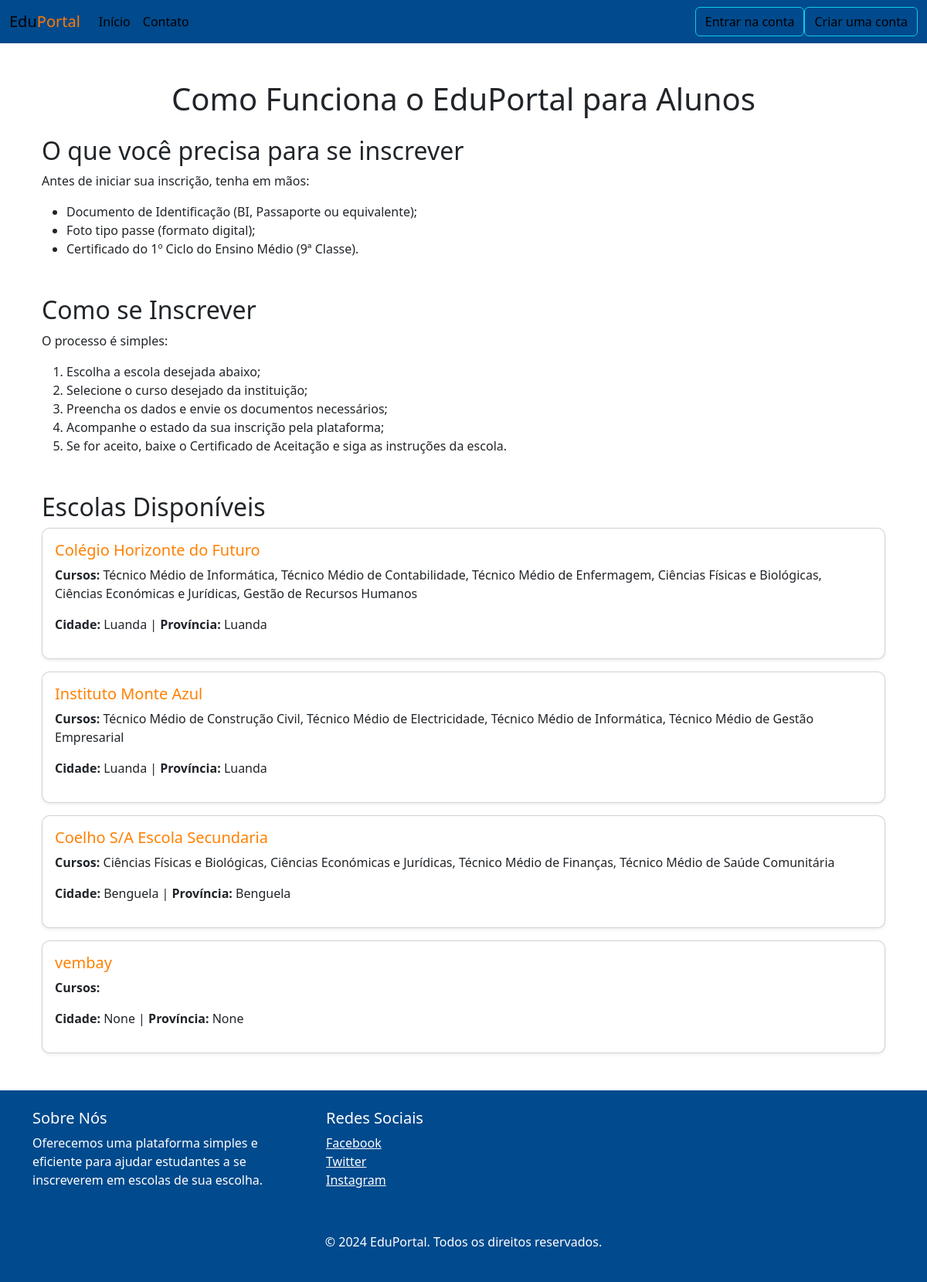
Before: /como-funciona-alunos with the older database file.
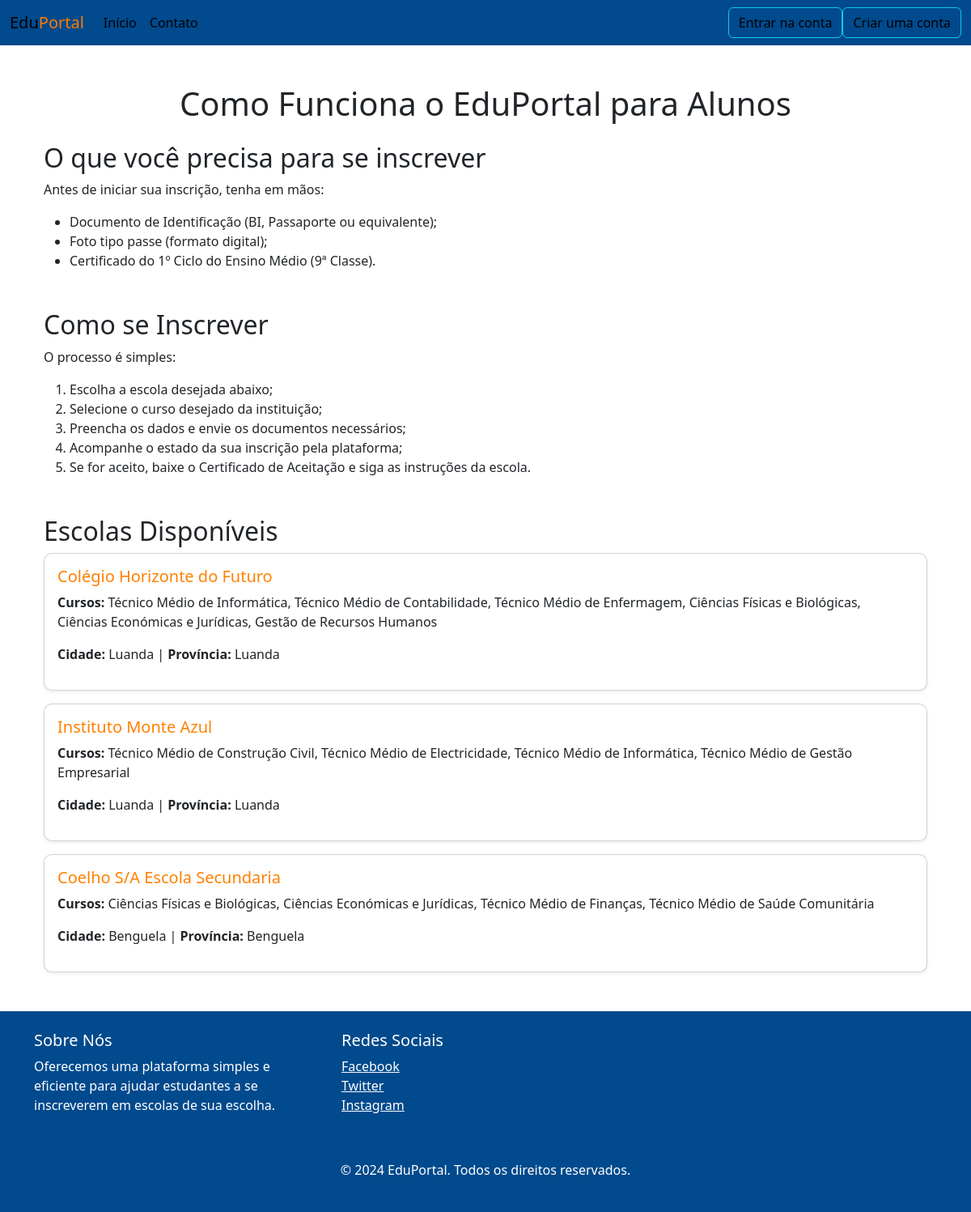
After: the same page with the newer database file.
### app.py (models this page shows, shortened)
class Instituicao(UserMixin, db.Model):
    __tablename__ = 'instituicao'
    id = db.Column(db.Integer, primary_key=True)
    nome_instituicao = db.Column(db.String(255), nullable=False)
    email = db.Column(db.String(255), nullable=False)
    tipo = db.Column(db.String(50), default="instituicao", nullable=False)
    endereco = db.Column(db.String(255), nullable=True)
    cidade = db.Column(db.String(100), nullable=True)
    provincia = db.Column(db.String(100), nullable=True)
    telefone = db.Column(db.String(20), nullable=True)
    descricao = db.Column(db.Text, nullable=True)
    status = db.Column(db.String(50), default="ativo", nullable=False)
    created_at = db.Column(
        db.DateTime, default=datetime.utcnow, nullable=False)
    data_atualizacao = db.Column(
        db.DateTime, default=datetime.utcnow, onupdate=datetime.utcnow)
    inscricoes = db.relationship('Inscricao', backref='instituicao_rel', lazy=True)
    cursos = db.Column(db.String(1000), nullable=True, default="")
    numero_vagas = db.Column(db.Integer, nullable=True)
    funcionarios = db.relationship(
        'Funcionario', backref='instituicao', lazy=True)

### app.py (the view)
@app.route("/como-funciona-alunos")
def como_funciona_alunos():
    escolas = Instituicao.query.filter_by(status="ativo").all()
    return render_template("como_funciona_alunos.html", escolas=escolas)

### templates/como_funciona_alunos.html (shortened to what this page needs)
{% extends "base_txt.html" %}
{% block conteudo %}
<div class="container mt-5">
    <h1 class="text-azul text-center mb-4">Como Funciona o EduPortal para Alunos</h1>
    <section class="mb-5">
        <h2 class="text-laranja">O que você precisa para se inscrever</h2>
        <p>Antes de iniciar sua inscrição, tenha em mãos:</p>
        <ul>
            <li>Documento de Identificação (BI, Passaporte ou equivalente);</li>
            <li>Foto tipo passe (formato digital);</li>
            <li>Certificado do 1º Ciclo do Ensino Médio (9ª Classe).</li>
        </ul>
    </section>
    <section class="mb-5">
        <h2 class="text-laranja">Como se Inscrever</h2>
        <p>O processo é simples:</p>
        <ol>
            <li>Escolha a escola desejada abaixo;</li>
            <li>Selecione o curso desejado da instituição;</li>
            <li>Preencha os dados e envie os documentos necessários;</li>
            <li>Acompanhe o estado da sua inscrição pela plataforma;</li>
            <li>Se for aceito, baixe o Certificado de Aceitação e siga as instruções da escola.</li>
        </ol>
    </section>
    <section class="mb-5">
        <h2 class="text-laranja">Escolas Disponíveis</h2>
        {% for escola in escolas %}
        <div class="card mb-3 shadow-sm">
            <div class="card-body">
                <h5 class="card-title text-azul">{{ escola.nome_instituicao }}</h5>
                <p><strong>Cursos:</strong> {{ escola.cursos.split(',') | join(', ') }}</p>
                <p><strong>Cidade:</strong> {{ escola.cidade }} | <strong>Província:</strong> {{ escola.provincia }}</p>
            </div>
        </div>
        {% endfor %}
    </section>
</div>
{% endblock %}

### templates/base_txt.html (shortened to what this page needs)
<!DOCTYPE html>
<html lang="pt">
<head>
    <link rel="stylesheet" href="{{ url_for('static', filename='css/bootstrap.min.css') }}">
</head>
<body>
    <nav class="navbar navbar-expand-lg" style="background-color: #004A8D;">
        <div class="container-fluid">
          <a class="navbar-brand" href="#">Edu<span style="color: #FF7A00;">Portal</span></a>
          <div class="collapse navbar-collapse" id="navbarSupportedContent">
            <ul class="navbar-nav me-auto mb-2 mb-lg-0">
              <li class="nav-item">
                <a class="nav-link active" aria-current="page" href="{{ url_for('index') }}">Início</a>
              </li>
              <li class="nav-item">
                  <a class="nav-link active" aria-current="page" href="{{ url_for('index') }}#Contato">Contato</a>
              </li>
            </ul>
            <form class="d-flex" role="button">
                <a href="{{ url_for('login') }}"><button type="button" class="btn btn-outline-info" style="color: black;">Entrar na conta</button></a>
                <a href="{{ url_for('cadastro') }}"><button type="button" class="btn btn-outline-info" style="color: black;"> Criar uma conta</button></a>
            </form>
          </div>
        </div>
    </nav>
    <main class="container mt-4">
        {% block conteudo %}{% endblock %}
    </main>
<footer class="text-white py-4" style="background-color: #004A8D;">
    <div class="container">
        <div class="row">
            <div class="col-md-4 mb-3">
                <h5>Sobre Nós</h5>
                <p>Oferecemos uma plataforma simples e eficiente para ajudar estudantes a se inscreverem em escolas de sua escolha.</p>
            </div>
            <div class="col-md-4 mb-3">
                <h5>Redes Sociais</h5>
                <a href="#" class="text-white me-3"> Facebook</a><br>
                <a href="#" class="text-white me-3"> Twitter</a><br>
                <a href="#" class="text-white me-3"> Instagram</a>
            </div>
        </div>
        <div class="row mt-4">
            <div class="col text-center">
                <p>&copy; 2024 EduPortal. Todos os direitos reservados.</p>
            </div>
        </div>
    </div>
</footer>
</body>
</html>

### templates/base_txt.html (style rules this page uses)
body { background-color: #ffffff; }
.card { background-color: #fff; border-radius: 10px; box-shadow: 0 4px 8px rgba(0, 0, 0, 0.1); }
.card-title { color: #ff8000; }

Changed rows visible on the page:
removed Instituicao: nome_instituicao "vembay", cidade "None", provincia "None"
